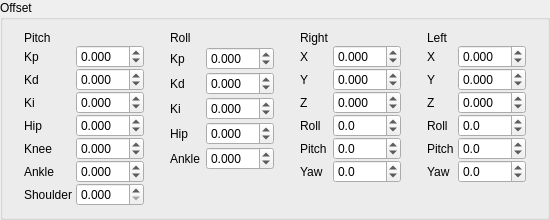
       <widget class="QGroupBox" name="groupBox_balance_control_2">
        <property name="title">
         <string>Offset</string>
        </property>
        <layout class="QGridLayout" name="gridLayout_27">
         <item row="2" column="2">
          <layout class="QFormLayout" name="formLayout_19">
           <property name="horizontalSpacing">
            <number>4</number>
           </property>
           <property name="verticalSpacing">
            <number>0</number>
           </property>
           <property name="leftMargin">
            <number>10</number>
           </property>
           <property name="rightMargin">
            <number>10</number>
           </property>
           <item row="0" column="0">
            <widget class="QLabel" name="label_168">
             <property name="text">
              <string>Right</string>
             </property>
            </widget>
           </item>
           <item row="1" column="0">
            <widget class="QLabel" name="label_169">
             <property name="text">
              <string>X</string>
             </property>
            </widget>
           </item>
           <item row="1" column="1">
            <widget class="QDoubleSpinBox" name="dspin_r_x_offset">
             <property name="decimals">
              <number>3</number>
             </property>
             <property name="minimum">
              <double>-10.000000000000000</double>
             </property>
             <property name="maximum">
              <double>10.000000000000000</double>
             </property>
             <property name="singleStep">
              <double>0.010000000000000</double>
             </property>
            </widget>
           </item>
           <item row="2" column="0">
            <widget class="QLabel" name="label_170">
             <property name="text">
              <string>Y</string>
             </property>
            </widget>
           </item>
           <item row="2" column="1">
            <widget class="QDoubleSpinBox" name="dspin_r_y_offset">
             <property name="decimals">
              <number>3</number>
             </property>
             <property name="minimum">
              <double>-10.000000000000000</double>
             </property>
             <property name="maximum">
              <double>10.000000000000000</double>
             </property>
             <property name="singleStep">
              <double>0.010000000000000</double>
             </property>
            </widget>
           </item>
           <item row="3" column="0">
            <widget class="QLabel" name="label_171">
             <property name="text">
              <string>Z</string>
             </property>
            </widget>
           </item>
           <item row="3" column="1">
            <widget class="QDoubleSpinBox" name="dspin_r_z_offset">
             <property name="decimals">
              <number>3</number>
             </property>
             <property name="minimum">
              <double>-10.000000000000000</double>
             </property>
             <property name="maximum">
              <double>10.000000000000000</double>
             </property>
             <property name="singleStep">
              <double>0.010000000000000</double>
             </property>
            </widget>
           </item>
           <item row="4" column="0">
            <widget class="QLabel" name="label_172">
             <property name="text">
              <string>Roll</string>
             </property>
            </widget>
           </item>
           <item row="4" column="1">
            <widget class="QDoubleSpinBox" name="dspin_r_roll_offset">
             <property name="decimals">
              <number>1</number>
             </property>
             <property name="minimum">
              <double>-90.000000000000000</double>
             </property>
             <property name="maximum">
              <double>90.000000000000000</double>
             </property>
             <property name="singleStep">
              <double>0.010000000000000</double>
             </property>
            </widget>
           </item>
           <item row="5" column="0">
            <widget class="QLabel" name="label_173">
             <property name="text">
              <string>Pitch</string>
             </property>
            </widget>
           </item>
           <item row="5" column="1">
            <widget class="QDoubleSpinBox" name="dspin_r_pitch_offset">
             <property name="decimals">
              <number>1</number>
             </property>
             <property name="minimum">
              <double>-90.000000000000000</double>
             </property>
             <property name="maximum">
              <double>90.000000000000000</double>
             </property>
             <property name="singleStep">
              <double>0.010000000000000</double>
             </property>
            </widget>
           </item>
           <item row="6" column="0">
            <widget class="QLabel" name="label_174">
             <property name="text">
              <string>Yaw</string>
             </property>
            </widget>
           </item>
           <item row="6" column="1">
            <widget class="QDoubleSpinBox" name="dspin_r_yaw_offset">
             <property name="decimals">
              <number>1</number>
             </property>
             <property name="minimum">
              <double>-90.000000000000000</double>
             </property>
             <property name="maximum">
              <double>90.000000000000000</double>
             </property>
             <property name="singleStep">
              <double>0.010000000000000</double>
             </property>
            </widget>
           </item>
          </layout>
         </item>
         <item row="2" column="0">
          <layout class="QFormLayout" name="formLayout_17">
           <property name="horizontalSpacing">
            <number>4</number>
           </property>
           <property name="verticalSpacing">
            <number>0</number>
           </property>
           <property name="leftMargin">
            <number>10</number>
           </property>
           <property name="rightMargin">
            <number>10</number>
           </property>
           <item row="0" column="0">
            <widget class="QLabel" name="label_154">
             <property name="text">
              <string>Pitch</string>
             </property>
            </widget>
           </item>
           <item row="1" column="0">
            <widget class="QLabel" name="label_155">
             <property name="text">
              <string>Kp</string>
             </property>
            </widget>
           </item>
           <item row="1" column="1">
            <widget class="QDoubleSpinBox" name="dspin_KP_P">
             <property name="decimals">
              <number>3</number>
             </property>
             <property name="minimum">
              <double>-10.000000000000000</double>
             </property>
             <property name="maximum">
              <double>10.000000000000000</double>
             </property>
             <property name="singleStep">
              <double>0.010000000000000</double>
             </property>
            </widget>
           </item>
           <item row="2" column="0">
            <widget class="QLabel" name="label_156">
             <property name="text">
              <string>Kd</string>
             </property>
            </widget>
           </item>
           <item row="2" column="1">
            <widget class="QDoubleSpinBox" name="dspin_KD_P">
             <property name="decimals">
              <number>3</number>
             </property>
             <property name="minimum">
              <double>-10.000000000000000</double>
             </property>
             <property name="maximum">
              <double>10.000000000000000</double>
             </property>
             <property name="singleStep">
              <double>0.010000000000000</double>
             </property>
            </widget>
           </item>
           <item row="3" column="0">
            <widget class="QLabel" name="label_157">
             <property name="text">
              <string>Ki</string>
             </property>
            </widget>
           </item>
           <item row="3" column="1">
            <widget class="QDoubleSpinBox" name="dspin_KI_P">
             <property name="decimals">
              <number>3</number>
             </property>
             <property name="minimum">
              <double>-10.000000000000000</double>
             </property>
             <property name="maximum">
              <double>10.000000000000000</double>
             </property>
             <property name="singleStep">
              <double>0.010000000000000</double>
             </property>
            </widget>
           </item>
           <item row="4" column="0">
            <widget class="QLabel" name="label_158">
             <property name="text">
              <string>Hip</string>
             </property>
            </widget>
           </item>
           <item row="4" column="1">
            <widget class="QDoubleSpinBox" name="dspin_D_HIP_P">
             <property name="decimals">
              <number>3</number>
             </property>
             <property name="minimum">
              <double>-10.000000000000000</double>
             </property>
             <property name="maximum">
              <double>10.000000000000000</double>
             </property>
             <property name="singleStep">
              <double>0.010000000000000</double>
             </property>
            </widget>
           </item>
           <item row="5" column="0">
            <widget class="QLabel" name="label_159">
             <property name="text">
              <string>Knee</string>
             </property>
            </widget>
           </item>
           <item row="5" column="1">
            <widget class="QDoubleSpinBox" name="dspin_D_KNEE">
             <property name="decimals">
              <number>3</number>
             </property>
             <property name="minimum">
              <double>-10.000000000000000</double>
             </property>
             <property name="maximum">
              <double>10.000000000000000</double>
             </property>
             <property name="singleStep">
              <double>0.010000000000000</double>
             </property>
            </widget>
           </item>
           <item row="6" column="0">
            <widget class="QLabel" name="label_160">
             <property name="text">
              <string>Ankle</string>
             </property>
            </widget>
           </item>
           <item row="6" column="1">
            <widget class="QDoubleSpinBox" name="dspin_D_ANKLE_P">
             <property name="decimals">
              <number>3</number>
             </property>
             <property name="minimum">
              <double>-10.000000000000000</double>
             </property>
             <property name="maximum">
              <double>10.000000000000000</double>
             </property>
             <property name="singleStep">
              <double>0.010000000000000</double>
             </property>
            </widget>
           </item>
           <item row="7" column="0">
            <widget class="QLabel" name="label_161">
             <property name="text">
              <string>Shoulder</string>
             </property>
            </widget>
           </item>
           <item row="7" column="1">
            <widget class="QDoubleSpinBox" name="dspin_shoulder_gain">
             <property name="decimals">
              <number>3</number>
             </property>
            </widget>
           </item>
          </layout>
         </item>
         <item row="2" column="1">
          <layout class="QFormLayout" name="formLayout_18">
           <property name="verticalSpacing">
            <number>2</number>
           </property>
           <property name="leftMargin">
            <number>10</number>
           </property>
           <property name="rightMargin">
            <number>10</number>
           </property>
           <item row="1" column="0">
            <widget class="QLabel" name="label_162">
             <property name="text">
              <string>Roll</string>
             </property>
            </widget>
           </item>
           <item row="2" column="0">
            <widget class="QLabel" name="label_163">
             <property name="text">
              <string>Kp</string>
             </property>
            </widget>
           </item>
           <item row="2" column="1">
            <widget class="QDoubleSpinBox" name="dspin_KP_R">
             <property name="decimals">
              <number>3</number>
             </property>
             <property name="minimum">
              <double>-10.000000000000000</double>
             </property>
             <property name="maximum">
              <double>10.000000000000000</double>
             </property>
             <property name="singleStep">
              <double>0.010000000000000</double>
             </property>
            </widget>
           </item>
           <item row="3" column="0">
            <widget class="QLabel" name="label_164">
             <property name="text">
              <string>Kd</string>
             </property>
            </widget>
           </item>
           <item row="3" column="1">
            <widget class="QDoubleSpinBox" name="dspin_KD_R">
             <property name="decimals">
              <number>3</number>
             </property>
             <property name="minimum">
              <double>-10.000000000000000</double>
             </property>
             <property name="maximum">
              <double>10.000000000000000</double>
             </property>
             <property name="singleStep">
              <double>0.010000000000000</double>
             </property>
            </widget>
           </item>
           <item row="4" column="0">
            <widget class="QLabel" name="label_165">
             <property name="text">
              <string>Ki</string>
             </property>
            </widget>
           </item>
           <item row="4" column="1">
            <widget class="QDoubleSpinBox" name="dspin_KI_R">
             <property name="decimals">
              <number>3</number>
             </property>
             <property name="minimum">
              <double>-10.000000000000000</double>
             </property>
             <property name="maximum">
              <double>10.000000000000000</double>
             </property>
             <property name="singleStep">
              <double>0.010000000000000</double>
             </property>
            </widget>
           </item>
           <item row="5" column="0">
            <widget class="QLabel" name="label_166">
             <property name="text">
              <string>Hip</string>
             </property>
            </widget>
           </item>
           <item row="5" column="1">
            <widget class="QDoubleSpinBox" name="dspin_D_HIP_R">
             <property name="decimals">
              <number>3</number>
             </property>
             <property name="minimum">
              <double>-10.000000000000000</double>
             </property>
             <property name="maximum">
              <double>10.000000000000000</double>
             </property>
             <property name="singleStep">
              <double>0.010000000000000</double>
             </property>
            </widget>
           </item>
           <item row="6" column="0">
            <widget class="QLabel" name="label_167">
             <property name="text">
              <string>Ankle</string>
             </property>
            </widget>
           </item>
           <item row="6" column="1">
            <widget class="QDoubleSpinBox" name="dspin_D_ANKLE_R">
             <property name="decimals">
              <number>3</number>
             </property>
             <property name="minimum">
              <double>-10.000000000000000</double>
             </property>
             <property name="maximum">
              <double>10.000000000000000</double>
             </property>
             <property name="singleStep">
              <double>0.010000000000000</double>
             </property>
             <property name="value">
              <double>0.000000000000000</double>
             </property>
            </widget>
           </item>
          </layout>
         </item>
         <item row="2" column="3">
          <layout class="QFormLayout" name="formLayout_20">
           <property name="horizontalSpacing">
            <number>4</number>
           </property>
           <property name="verticalSpacing">
            <number>0</number>
           </property>
           <property name="leftMargin">
            <number>10</number>
           </property>
           <property name="rightMargin">
            <number>10</number>
           </property>
           <item row="0" column="0">
            <widget class="QLabel" name="label_175">
             <property name="text">
              <string>Left</string>
             </property>
            </widget>
           </item>
           <item row="1" column="0">
            <widget class="QLabel" name="label_176">
             <property name="text">
              <string>X</string>
             </property>
            </widget>
           </item>
           <item row="1" column="1">
            <widget class="QDoubleSpinBox" name="dspin_l_x_offset">
             <property name="decimals">
              <number>3</number>
             </property>
             <property name="minimum">
              <double>-10.000000000000000</double>
             </property>
             <property name="maximum">
              <double>10.000000000000000</double>
             </property>
             <property name="singleStep">
              <double>0.010000000000000</double>
             </property>
            </widget>
           </item>
           <item row="2" column="0">
            <widget class="QLabel" name="label_177">
             <property name="text">
              <string>Y</string>
             </property>
            </widget>
           </item>
           <item row="2" column="1">
            <widget class="QDoubleSpinBox" name="dspin_l_y_offset">
             <property name="decimals">
              <number>3</number>
             </property>
             <property name="minimum">
              <double>-10.000000000000000</double>
             </property>
             <property name="maximum">
              <double>10.000000000000000</double>
             </property>
             <property name="singleStep">
              <double>0.010000000000000</double>
             </property>
            </widget>
           </item>
           <item row="3" column="0">
            <widget class="QLabel" name="label_178">
             <property name="text">
              <string>Z</string>
             </property>
            </widget>
           </item>
           <item row="3" column="1">
            <widget class="QDoubleSpinBox" name="dspin_l_z_offset">
             <property name="decimals">
              <number>3</number>
             </property>
             <property name="minimum">
              <double>-10.000000000000000</double>
             </property>
             <property name="maximum">
              <double>10.000000000000000</double>
             </property>
             <property name="singleStep">
              <double>0.010000000000000</double>
             </property>
            </widget>
           </item>
           <item row="4" column="0">
            <widget class="QLabel" name="label_179">
             <property name="text">
              <string>Roll</string>
             </property>
            </widget>
           </item>
           <item row="4" column="1">
            <widget class="QDoubleSpinBox" name="dspin_l_roll_offset">
             <property name="decimals">
              <number>1</number>
             </property>
             <property name="minimum">
              <double>-90.000000000000000</double>
             </property>
             <property name="maximum">
              <double>90.000000000000000</double>
             </property>
             <property name="singleStep">
              <double>0.010000000000000</double>
             </property>
            </widget>
           </item>
           <item row="5" column="0">
            <widget class="QLabel" name="label_180">
             <property name="text">
              <string>Pitch</string>
             </property>
            </widget>
           </item>
           <item row="5" column="1">
            <widget class="QDoubleSpinBox" name="dspin_l_pitch_offset">
             <property name="decimals">
              <number>1</number>
             </property>
             <property name="minimum">
              <double>-90.000000000000000</double>
             </property>
             <property name="maximum">
              <double>90.000000000000000</double>
             </property>
             <property name="singleStep">
              <double>0.010000000000000</double>
             </property>
            </widget>
           </item>
           <item row="6" column="0">
            <widget class="QLabel" name="label_181">
             <property name="text">
              <string>Yaw</string>
             </property>
            </widget>
           </item>
           <item row="6" column="1">
            <widget class="QDoubleSpinBox" name="dspin_l_yaw_offset">
             <property name="decimals">
              <number>1</number>
             </property>
             <property name="minimum">
              <double>-90.000000000000000</double>
             </property>
             <property name="maximum">
              <double>90.000000000000000</double>
             </property>
             <property name="singleStep">
              <double>0.010000000000000</double>
             </property>
            </widget>
           </item>
          </layout>
         </item>
        </layout>
       </widget>
